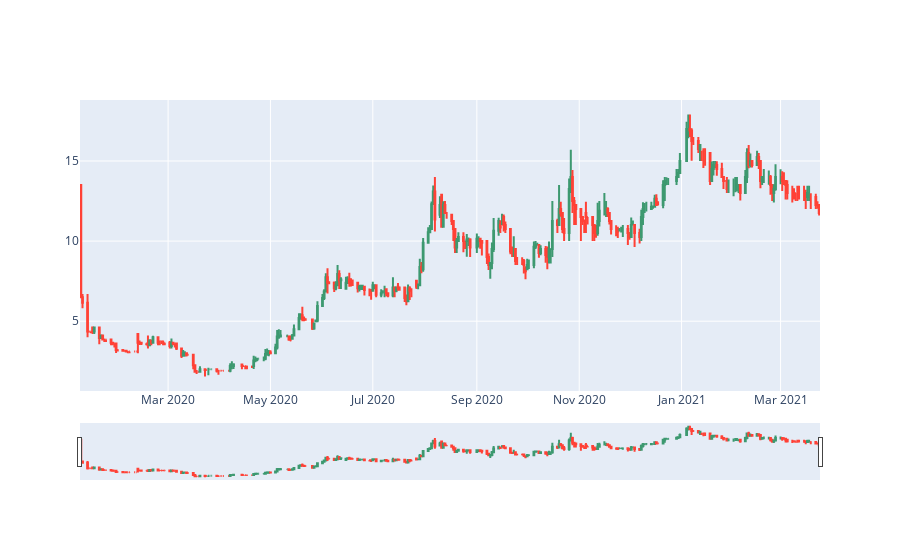

Notebook source saved alongside this figure:
### Code cell
candel_plot_2020('palm.l')

### Figure 1 — Plotly figure (JSON) as saved in the notebook; plotly's stock layout.template omitted (floating-point values rounded to 4 significant figures; data arrays with more than 128 entries replaced by an {"elided": "..."} marker saying what was removed)
{"data": [{"close": {"elided": "307 float values"}, "high": {"elided": "307 float values"}, "low": {"elided": "307 float values"}, "open": {"elided": "307 float values"}, "type": "candlestick", "x": {"elided": "307 str values"}}], "layout": {}}
